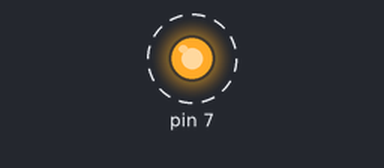
Recording of a program running on a simulated Raspberry Pi (header pin numbers). Shown: output pins drawn as LEDs (lit = HIGH). Dashed ring = blinking. What the program prints to the terminal is not drawn. At 6.0 s the program stops and its outputs stay as they are.

Above: at 0.5 s.
Timing chart, 0 to 4.6 s (numbered marks = the images above):
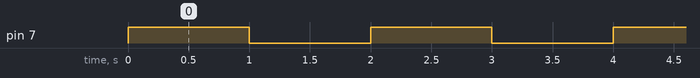

The program:

Blink.py
```python
import RPi.GPIO as GPIO
import time
GPIO.setmode(GPIO.BOARD)  # Set Pi to use pin number when referencing GPIO pins.
GPIO.setup(7, GPIO.OUT)
for x in range(0,3):
    GPIO.output(7,True)
    print "LED on"
    time.sleep(1)
    GPIO.output(7,False)
    print "LED Off"
    time.sleep(1)
GPIO.cleanup()   # resets GPIO ports used back to input mode

#Cleanup() helps protect against short circuits, which could damage your Raspberry Pi or other components.
#It only affects any ports you have set in the current program.
#It resets any ports you have used in this program back to input mode.
```

Measured:
- by itself, pin 7: alternates HIGH for 1.0 s and LOW for 1.0 s, 6 changes in all, then stays LOW
